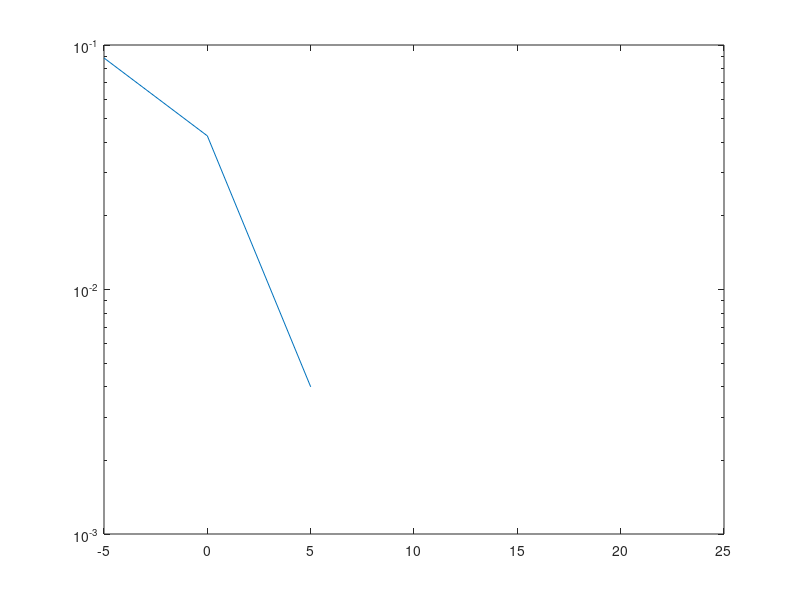
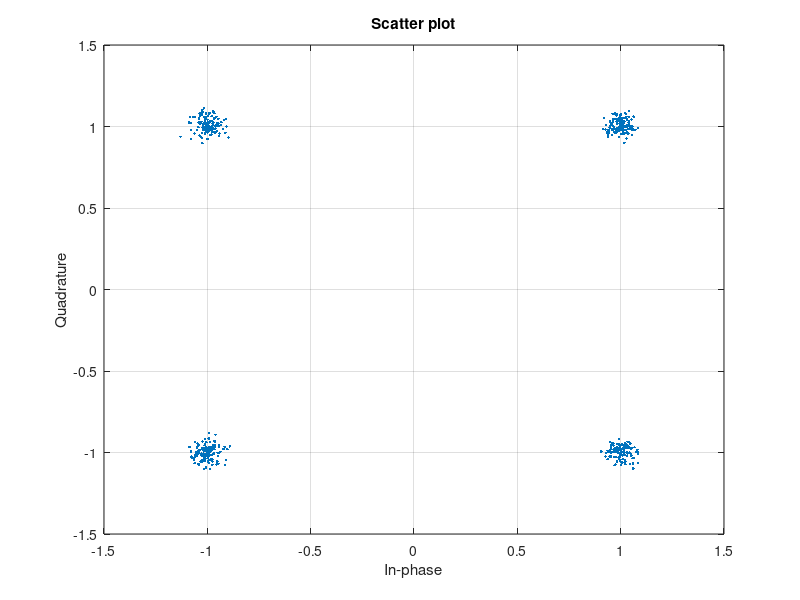

Reproduce these figures in MATLAB, in order.
N=10^3; % number of bits to generate

SNR_dB=[-5:5:25]; %step 5
SNR_ratio=10.^(SNR_dB/10);
k=1./sqrt(SNR_ratio);

for ii=1:length(SNR_dB)
Mydata=randi([0 1],1,N);

q=1;
for jj=1:2:length(Mydata)
    if ((Mydata(jj)==0) && (Mydata(jj+1)==0))
        MyDataMod(q)=-1+i;
    elseif ((Mydata(jj)==0) && (Mydata(jj+1)==1))
        MyDataMod(q)=-1-i;
    elseif ((Mydata(jj)==1) && (Mydata(jj+1)==0))
        MyDataMod(q)=1+i; 
    elseif ((Mydata(jj)==1) && (Mydata(jj+1)==1))
        MyDataMod(q)=1-i; 
    end
    q=q+1;
end

Mynoise=(k(ii)*randn(size(MyDataMod))+i*k(ii)*randn(size(MyDataMod)))/sqrt(2);
%Power_noise=sum(Mynoise.^2)/N;
%Should_be=k(ii)*k(ii);
%%% Mix signal and noise to get the received signal
MyRxSig=MyDataMod+Mynoise;

p=1;

%%% Here is the receiver\
for jj=1:length(MyRxSig)
    if (sign(real(MyRxSig(jj)))==-1)&&(sign(imag(MyRxSig(jj)))==1)
        MyRx_data(p)=0;
        MyRx_data(p+1)=0;
    elseif (sign(real(MyRxSig(jj)))==-1)&&(sign(imag(MyRxSig(jj)))==-1)
        MyRx_data(p)=0; 
        MyRx_data(p+1)=1;
        
        elseif (sign(real(MyRxSig(jj)))==1)&&(sign(imag(MyRxSig(jj)))==1)
        MyRx_data(p)=1; 
        MyRx_data(p+1)=0;
        
    elseif (sign(real(MyRxSig(jj)))==1)&&(sign(imag(MyRxSig(jj)))==-1)
        MyRx_data(p)=1; 
        MyRx_data(p+1)=1;
    end
    p=p+2;
end
Number_of_errors=sum(abs(MyRx_data-Mydata)/2)
MyBER(ii)=Number_of_errors/N;
end

semilogy(SNR_dB,MyBER)
scatterplot (MyRxSig)
grid on